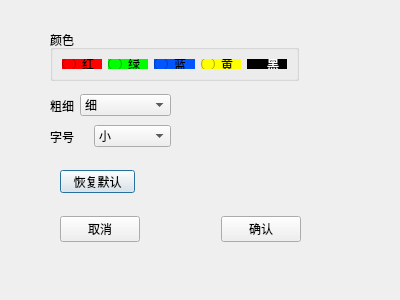
<?xml version="1.0" encoding="UTF-8"?>
<ui version="4.0">
 <class>DlgSettings</class>
 <widget class="QDialog" name="DlgSettings">
  <property name="geometry">
   <rect>
    <x>0</x>
    <y>0</y>
    <width>400</width>
    <height>300</height>
   </rect>
  </property>
  <property name="windowTitle">
   <string>Dialog</string>
  </property>
  <widget class="QPushButton" name="resetButton">
   <property name="geometry">
    <rect>
     <x>60</x>
     <y>170</y>
     <width>75</width>
     <height>23</height>
    </rect>
   </property>
   <property name="styleSheet">
    <string notr="true">QPushButton
{
	color:rgbrgb(0, 0, 0);
}</string>
   </property>
   <property name="text">
    <string>恢复默认</string>
   </property>
  </widget>
  <widget class="QGroupBox" name="colorGroupBox">
   <property name="geometry">
    <rect>
     <x>50</x>
     <y>30</y>
     <width>249</width>
     <height>51</height>
    </rect>
   </property>
   <property name="title">
    <string>颜色</string>
   </property>
   <layout class="QHBoxLayout" name="horizontalLayout_2">
    <item>
     <widget class="QRadioButton" name="radioButtonRed">
      <property name="styleSheet">
       <string notr="true">QRadioButton
{
	background-color: rgb(255, 0, 0);
}</string>
      </property>
      <property name="text">
       <string>红</string>
      </property>
     </widget>
    </item>
    <item>
     <widget class="QRadioButton" name="radioButtonGreen">
      <property name="styleSheet">
       <string notr="true">QRadioButton
{
	background-color: rgb(0, 255, 0);
}</string>
      </property>
      <property name="text">
       <string>绿</string>
      </property>
     </widget>
    </item>
    <item>
     <widget class="QRadioButton" name="radioButtonBlue">
      <property name="styleSheet">
       <string notr="true">QRadioButton
{
	background-color: rgb(0, 85, 255);
}</string>
      </property>
      <property name="text">
       <string>蓝</string>
      </property>
     </widget>
    </item>
    <item>
     <widget class="QRadioButton" name="radioButtonYellow">
      <property name="styleSheet">
       <string notr="true">QRadioButton
{
	background-color: rgb(255, 255, 0);
}</string>
      </property>
      <property name="text">
       <string>黄</string>
      </property>
     </widget>
    </item>
    <item>
     <widget class="QRadioButton" name="radioButtonBlack">
      <property name="styleSheet">
       <string notr="true">QRadioButton
{
	color:rgb(255, 255, 255);
	background-color: rgb(0, 0, 0);
}</string>
      </property>
      <property name="text">
       <string>黑</string>
      </property>
     </widget>
    </item>
   </layout>
  </widget>
  <widget class="QWidget" name="">
   <property name="geometry">
    <rect>
     <x>50</x>
     <y>90</y>
     <width>121</width>
     <height>31</height>
    </rect>
   </property>
   <layout class="QHBoxLayout" name="horizontalLayout" stretch="0,0">
    <item>
     <widget class="QLabel" name="label">
      <property name="sizePolicy">
       <sizepolicy hsizetype="Minimum" vsizetype="Preferred">
        <horstretch>0</horstretch>
        <verstretch>0</verstretch>
       </sizepolicy>
      </property>
      <property name="contextMenuPolicy">
       <enum>Qt::NoContextMenu</enum>
      </property>
      <property name="text">
       <string>粗细</string>
      </property>
     </widget>
    </item>
    <item>
     <widget class="QComboBox" name="thicknessComboBox">
      <property name="sizePolicy">
       <sizepolicy hsizetype="Expanding" vsizetype="Fixed">
        <horstretch>0</horstretch>
        <verstretch>0</verstretch>
       </sizepolicy>
      </property>
      <item>
       <property name="text">
        <string>细</string>
       </property>
      </item>
      <item>
       <property name="text">
        <string>中</string>
       </property>
      </item>
      <item>
       <property name="text">
        <string>粗</string>
       </property>
      </item>
     </widget>
    </item>
   </layout>
  </widget>
  <widget class="QWidget" name="">
   <property name="geometry">
    <rect>
     <x>60</x>
     <y>214</y>
     <width>241</width>
     <height>31</height>
    </rect>
   </property>
   <layout class="QHBoxLayout" name="horizontalLayout_3">
    <item>
     <widget class="QPushButton" name="cancelButton">
      <property name="text">
       <string>取消</string>
      </property>
     </widget>
    </item>
    <item>
     <spacer name="horizontalSpacer">
      <property name="orientation">
       <enum>Qt::Horizontal</enum>
      </property>
      <property name="sizeHint" stdset="0">
       <size>
        <width>40</width>
        <height>20</height>
       </size>
      </property>
     </spacer>
    </item>
    <item>
     <widget class="QPushButton" name="confirmButton">
      <property name="text">
       <string>确认</string>
      </property>
     </widget>
    </item>
   </layout>
  </widget>
  <widget class="QWidget" name="">
   <property name="geometry">
    <rect>
     <x>50</x>
     <y>121</y>
     <width>121</width>
     <height>31</height>
    </rect>
   </property>
   <layout class="QHBoxLayout" name="horizontalLayout_4" stretch="1,2">
    <item>
     <widget class="QLabel" name="label_2">
      <property name="text">
       <string>字号</string>
      </property>
     </widget>
    </item>
    <item>
     <widget class="QComboBox" name="fontSizeComboBox">
      <item>
       <property name="text">
        <string>小</string>
       </property>
      </item>
      <item>
       <property name="text">
        <string>中</string>
       </property>
      </item>
      <item>
       <property name="text">
        <string>大</string>
       </property>
      </item>
     </widget>
    </item>
   </layout>
  </widget>
 </widget>
 <resources/>
 <connections/>
</ui>
